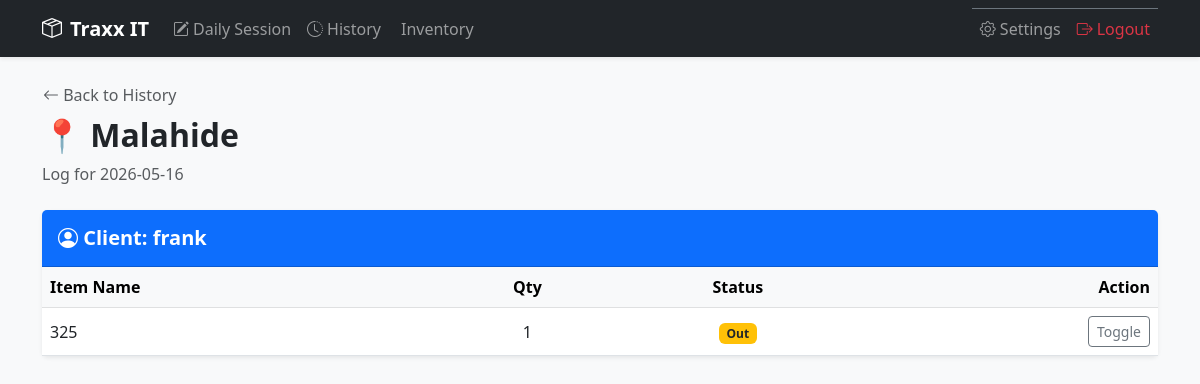
/history/2026-05-16/2 (signed in), run on an earlier commit of the app's database.
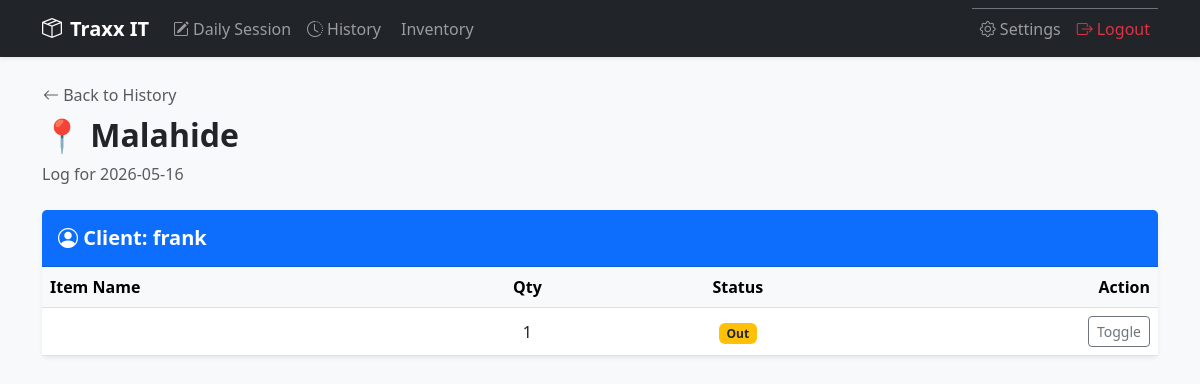
And on a later commit of the database.
### models.py (models this page shows)
class Place(db.Model):
    id = db.Column(db.Integer, primary_key=True)
    name = db.Column(db.String(100), nullable=False)
    is_active = db.Column(db.Boolean, default=True)

class Client(db.Model):
    id = db.Column(db.Integer, primary_key=True)
    name = db.Column(db.String(100), nullable=False)
    is_active = db.Column(db.Boolean, default=True)

class DayRecord(db.Model):
    __tablename__ = 'day_record'
    id = db.Column(db.Integer, primary_key=True)
    timestamp = db.Column(db.DateTime, default=datetime.utcnow)
    item_id = db.Column(db.Integer, db.ForeignKey('item.id'))
    place_id = db.Column(db.Integer, db.ForeignKey('place.id'))
    client_id = db.Column(db.Integer, db.ForeignKey('client.id'))
    user_id = db.Column(db.Integer, db.ForeignKey('user.id'))
    quantity_out = db.Column(db.Integer, nullable=False)
    is_returned = db.Column(db.Boolean, default=False)
    item = db.relationship('Item', backref='records')
    place = db.relationship('Place', backref='records')
    client = db.relationship('Client', backref='records')

class Item(db.Model):
    id = db.Column(db.Integer, primary_key=True)
    name = db.Column(db.String(100), nullable=False)
    quantity = db.Column(db.Integer, default=0)
    user_id = db.Column(db.Integer, db.ForeignKey('user.id'))

### app.py (the view)
@app.route('/history/<ts>/<int:place_id>')
def session_details(ts, place_id):
    if 'user_id' not in session:
        return redirect(url_for('login'))
    place = Place.query.get_or_404(place_id)
    records = DayRecord.query.filter(
        func.date(DayRecord.timestamp) == ts,
        DayRecord.place_id == place_id
    ).all()
    grouped_data = {}
    for r in records:
        client_name = r.client.name
        if client_name not in grouped_data:
            grouped_data[client_name] = []
        grouped_data[client_name].append(r)
    return render_template('session_details.html',
                           grouped_data=grouped_data,
                           place=place,
                           ts=ts)

### templates/session_details.html
{% extends "base.html" %}
{% block content %}
<div class="mb-4">
    <a href="{{ url_for('history') }}" class="btn btn-link p-0 text-decoration-none text-muted"><i class="bi bi-arrow-left"></i> Back to History</a>
    <h2 class="fw-bold mt-2">📍 {{ place.name }}</h2>
    <p class="text-muted">Log for {{ ts }}</p>
</div>
{% for client_name, items in grouped_data.items() %}
<div class="card shadow-sm border-0 mb-4">
    <div class="card-header bg-primary text-white py-3">
        <h5 class="mb-0 fw-bold"><i class="bi bi-person-circle"></i> Client: {{ client_name }}</h5>
    </div>
    <div class="table-responsive">
        <table class="table align-middle mb-0">
            <thead class="table-light">
                <tr><th>Item Name</th><th class="text-center">Qty</th><th class="text-center">Status</th><th class="text-end">Action</th></tr>
            </thead>
            <tbody>
                {% for r in items %}
                <tr class="{{ 'table-success' if r.is_returned else '' }}">
                    <td>{{ r.item.name }}</td>
                    <td class="text-center">{{ r.quantity_out }}</td>
                    <td class="text-center">
                        <span class="badge {{ 'bg-success' if r.is_returned else 'bg-warning text-dark' }}">
                            {{ 'Returned' if r.is_returned else 'Out' }}
                        </span>
                    </td>
                    <td class="text-end">
                        <a href="{{ url_for('toggle_return', record_id=r.id) }}" class="btn btn-sm btn-outline-secondary">Toggle</a>
                    </td>
                </tr>
                {% endfor %}
            </tbody>
        </table>
    </div>
</div>
{% endfor %}
{% endblock %}

### templates/base.html (shortened to what this page needs)
<!DOCTYPE html>
<html lang="en">
<head>
    <link href="https://cdn.jsdelivr.net/npm/bootstrap@5.3.0/dist/css/bootstrap.min.css" rel="stylesheet">
    <link rel="stylesheet" href="https://cdn.jsdelivr.net/npm/bootstrap-icons@1.11.0/font/bootstrap-icons.css">
</head>
<body class="bg-light">
    <nav class="navbar navbar-expand-lg navbar-dark bg-dark shadow-sm mb-4">
        <div class="container">
            <a class="navbar-brand fw-bold" href="{{ url_for('index') }}">
                <i class="bi bi-box-seam me-2"></i>Traxx IT
            </a>
            <div class="collapse navbar-collapse" id="navbarNav">
                <ul class="navbar-nav me-auto">
                    <li class="nav-item">
                        <a class="nav-link" href="{{ url_for('record') }}">
                            <i class="bi bi-pencil-square me-1"></i>Daily Session
                        </a>
                    </li>
                    <li class="nav-item">
                        <a class="nav-link" href="{{ url_for('history') }}">
                            <i class="bi bi-clock-history me-1"></i>History
                        </a>
                    </li>
                    <li class="nav-item">
                        <a class="nav-link" href="{{ url_for('inventory') }}">
                            Inventory
                        </a>
                    </li>
                </ul>
                <ul class="navbar-nav ms-auto border-top border-secondary border-lg-0 mt-2 mt-lg-0 pt-2 pt-lg-0">
                    <li class="nav-item">
                        <a class="nav-link" href="{{ url_for('settings') }}">
                            <i class="bi bi-gear me-1"></i>Settings
                        </a>
                    </li>
                    <li class="nav-item">
                        <a class="nav-link text-danger" href="{{ url_for('logout') }}">
                            <i class="bi bi-box-arrow-right me-1"></i>Logout
                        </a>
                    </li>
                </ul>
            </div>
        </div>
    </nav>
    <div class="container">
        {% block content %}{% endblock %}
    </div>
</body>
</html>

What changed in the data, as far as the page shows it:
changed DayRecord "Out": item.name "325" → (not shown)
